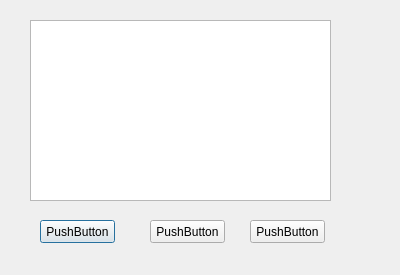
<?xml version="1.0" encoding="UTF-8"?>
<ui version="4.0">
 <class>Dialog</class>
 <widget class="QDialog" name="Dialog">
  <property name="geometry">
   <rect>
    <x>0</x>
    <y>0</y>
    <width>400</width>
    <height>275</height>
   </rect>
  </property>
  <property name="windowTitle">
   <string>Dialog</string>
  </property>
  <widget class="QPushButton" name="pushButton">
   <property name="geometry">
    <rect>
     <x>40</x>
     <y>220</y>
     <width>75</width>
     <height>23</height>
    </rect>
   </property>
   <property name="text">
    <string>PushButton</string>
   </property>
  </widget>
  <widget class="QPushButton" name="pushButton_2">
   <property name="geometry">
    <rect>
     <x>150</x>
     <y>220</y>
     <width>75</width>
     <height>23</height>
    </rect>
   </property>
   <property name="text">
    <string>PushButton</string>
   </property>
  </widget>
  <widget class="QPushButton" name="pushButton_3">
   <property name="geometry">
    <rect>
     <x>250</x>
     <y>220</y>
     <width>75</width>
     <height>23</height>
    </rect>
   </property>
   <property name="text">
    <string>PushButton</string>
   </property>
  </widget>
  <widget class="QTextEdit" name="textEdit">
   <property name="geometry">
    <rect>
     <x>30</x>
     <y>20</y>
     <width>301</width>
     <height>181</height>
    </rect>
   </property>
  </widget>
 </widget>
 <resources/>
 <connections/>
</ui>
